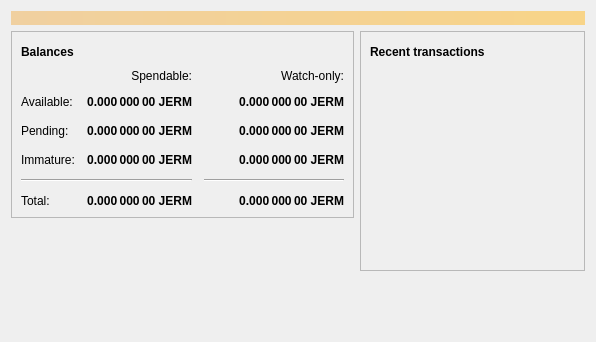
<?xml version="1.0" encoding="UTF-8"?>
<ui version="4.0">
 <class>OverviewPage</class>
 <widget class="QWidget" name="OverviewPage">
  <property name="geometry">
   <rect>
    <x>0</x>
    <y>0</y>
    <width>596</width>
    <height>342</height>
   </rect>
  </property>
  <property name="windowTitle">
   <string>Form</string>
  </property>
  <layout class="QVBoxLayout" name="topLayout">
   <item>
    <widget class="QLabel" name="labelAlerts">
     <property name="visible">
      <bool>false</bool>
     </property>
     <property name="styleSheet">
      <string notr="true">QLabel { background-color: qlineargradient(x1: 0, y1: 0, x2: 1, y2: 0, stop:0 #F0D0A0, stop:1 #F8D488); color:#000000; }</string>
     </property>
     <property name="wordWrap">
      <bool>true</bool>
     </property>
     <property name="margin">
      <number>3</number>
     </property>
     <property name="textInteractionFlags">
      <set>Qt::TextSelectableByMouse</set>
     </property>
    </widget>
   </item>
   <item>
    <layout class="QHBoxLayout" name="horizontalLayout" stretch="1,1">
     <item>
      <layout class="QVBoxLayout" name="verticalLayout_2">
       <item>
        <widget class="QFrame" name="frame">
         <property name="frameShape">
          <enum>QFrame::StyledPanel</enum>
         </property>
         <property name="frameShadow">
          <enum>QFrame::Raised</enum>
         </property>
         <layout class="QVBoxLayout" name="verticalLayout_4">
          <item>
           <layout class="QHBoxLayout" name="horizontalLayout_4">
            <item>
             <widget class="QLabel" name="label_5">
              <property name="font">
               <font>
                <weight>75</weight>
                <bold>true</bold>
               </font>
              </property>
              <property name="text">
               <string>Balances</string>
              </property>
             </widget>
            </item>
            <item>
             <widget class="QPushButton" name="labelWalletStatus">
              <property name="enabled">
               <bool>true</bool>
              </property>
              <property name="maximumSize">
               <size>
                <width>30</width>
                <height>16777215</height>
               </size>
              </property>
              <property name="toolTip">
               <string>The displayed information may be out of date. Your wallet automatically synchronizes with the Jermabux network after a connection is established, but this process has not completed yet.</string>
              </property>
              <property name="text">
               <string/>
              </property>
              <property name="icon">
               <iconset resource="../bitcoin.qrc">
                <normaloff>:/icons/warning</normaloff>
                <disabledoff>:/icons/warning</disabledoff>:/icons/warning</iconset>
              </property>
              <property name="iconSize">
               <size>
                <width>24</width>
                <height>24</height>
               </size>
              </property>
              <property name="flat">
               <bool>true</bool>
              </property>
             </widget>
            </item>
            <item>
             <spacer name="horizontalSpacer_3">
              <property name="orientation">
               <enum>Qt::Horizontal</enum>
              </property>
              <property name="sizeHint" stdset="0">
               <size>
                <width>40</width>
                <height>20</height>
               </size>
              </property>
             </spacer>
            </item>
           </layout>
          </item>
          <item>
           <layout class="QGridLayout" name="gridLayout">
            <property name="spacing">
             <number>12</number>
            </property>
            <item row="2" column="2">
             <widget class="QLabel" name="labelWatchPending">
              <property name="font">
               <font>
                <weight>75</weight>
                <bold>true</bold>
               </font>
              </property>
              <property name="cursor">
               <cursorShape>IBeamCursor</cursorShape>
              </property>
              <property name="toolTip">
               <string>Unconfirmed transactions to watch-only addresses</string>
              </property>
              <property name="text">
               <string notr="true">0.000 000 00 JERM</string>
              </property>
              <property name="alignment">
               <set>Qt::AlignRight|Qt::AlignTrailing|Qt::AlignVCenter</set>
              </property>
              <property name="textInteractionFlags">
               <set>Qt::LinksAccessibleByMouse|Qt::TextSelectableByKeyboard|Qt::TextSelectableByMouse</set>
              </property>
             </widget>
            </item>
            <item row="2" column="1">
             <widget class="QLabel" name="labelUnconfirmed">
              <property name="font">
               <font>
                <weight>75</weight>
                <bold>true</bold>
               </font>
              </property>
              <property name="cursor">
               <cursorShape>IBeamCursor</cursorShape>
              </property>
              <property name="toolTip">
               <string>Total of transactions that have yet to be confirmed, and do not yet count toward the spendable balance</string>
              </property>
              <property name="text">
               <string notr="true">0.000 000 00 JERM</string>
              </property>
              <property name="alignment">
               <set>Qt::AlignRight|Qt::AlignTrailing|Qt::AlignVCenter</set>
              </property>
              <property name="textInteractionFlags">
               <set>Qt::LinksAccessibleByMouse|Qt::TextSelectableByKeyboard|Qt::TextSelectableByMouse</set>
              </property>
             </widget>
            </item>
            <item row="3" column="2">
             <widget class="QLabel" name="labelWatchImmature">
              <property name="font">
               <font>
                <weight>75</weight>
                <bold>true</bold>
               </font>
              </property>
              <property name="cursor">
               <cursorShape>IBeamCursor</cursorShape>
              </property>
              <property name="toolTip">
               <string>Mined balance in watch-only addresses that has not yet matured</string>
              </property>
              <property name="text">
               <string notr="true">0.000 000 00 JERM</string>
              </property>
              <property name="alignment">
               <set>Qt::AlignRight|Qt::AlignTrailing|Qt::AlignVCenter</set>
              </property>
              <property name="textInteractionFlags">
               <set>Qt::LinksAccessibleByMouse|Qt::TextSelectableByKeyboard|Qt::TextSelectableByMouse</set>
              </property>
             </widget>
            </item>
            <item row="4" column="0" colspan="2">
             <widget class="Line" name="line">
              <property name="orientation">
               <enum>Qt::Horizontal</enum>
              </property>
             </widget>
            </item>
            <item row="4" column="2">
             <widget class="Line" name="lineWatchBalance">
              <property name="sizePolicy">
               <sizepolicy hsizetype="Preferred" vsizetype="Fixed">
                <horstretch>0</horstretch>
                <verstretch>0</verstretch>
               </sizepolicy>
              </property>
              <property name="minimumSize">
               <size>
                <width>140</width>
                <height>0</height>
               </size>
              </property>
              <property name="orientation">
               <enum>Qt::Horizontal</enum>
              </property>
             </widget>
            </item>
            <item row="5" column="0">
             <widget class="QLabel" name="labelTotalText">
              <property name="text">
               <string>Total:</string>
              </property>
             </widget>
            </item>
            <item row="3" column="1">
             <widget class="QLabel" name="labelImmature">
              <property name="font">
               <font>
                <weight>75</weight>
                <bold>true</bold>
               </font>
              </property>
              <property name="cursor">
               <cursorShape>IBeamCursor</cursorShape>
              </property>
              <property name="toolTip">
               <string>Mined balance that has not yet matured</string>
              </property>
              <property name="text">
               <string notr="true">0.000 000 00 JERM</string>
              </property>
              <property name="alignment">
               <set>Qt::AlignRight|Qt::AlignTrailing|Qt::AlignVCenter</set>
              </property>
              <property name="textInteractionFlags">
               <set>Qt::LinksAccessibleByMouse|Qt::TextSelectableByKeyboard|Qt::TextSelectableByMouse</set>
              </property>
             </widget>
            </item>
            <item row="2" column="3">
             <spacer name="horizontalSpacer_2">
              <property name="orientation">
               <enum>Qt::Horizontal</enum>
              </property>
              <property name="sizeHint" stdset="0">
               <size>
                <width>40</width>
                <height>20</height>
               </size>
              </property>
             </spacer>
            </item>
            <item row="3" column="0">
             <widget class="QLabel" name="labelImmatureText">
              <property name="text">
               <string>Immature:</string>
              </property>
             </widget>
            </item>
            <item row="5" column="1">
             <widget class="QLabel" name="labelTotal">
              <property name="font">
               <font>
                <weight>75</weight>
                <bold>true</bold>
               </font>
              </property>
              <property name="cursor">
               <cursorShape>IBeamCursor</cursorShape>
              </property>
              <property name="toolTip">
               <string>Your current total balance</string>
              </property>
              <property name="text">
               <string notr="true">0.000 000 00 JERM</string>
              </property>
              <property name="alignment">
               <set>Qt::AlignRight|Qt::AlignTrailing|Qt::AlignVCenter</set>
              </property>
              <property name="textInteractionFlags">
               <set>Qt::LinksAccessibleByMouse|Qt::TextSelectableByKeyboard|Qt::TextSelectableByMouse</set>
              </property>
             </widget>
            </item>
            <item row="5" column="2">
             <widget class="QLabel" name="labelWatchTotal">
              <property name="font">
               <font>
                <weight>75</weight>
                <bold>true</bold>
               </font>
              </property>
              <property name="cursor">
               <cursorShape>IBeamCursor</cursorShape>
              </property>
              <property name="toolTip">
               <string>Current total balance in watch-only addresses</string>
              </property>
              <property name="text">
               <string notr="true">0.000 000 00 JERM</string>
              </property>
              <property name="alignment">
               <set>Qt::AlignRight|Qt::AlignTrailing|Qt::AlignVCenter</set>
              </property>
              <property name="textInteractionFlags">
               <set>Qt::LinksAccessibleByMouse|Qt::TextSelectableByKeyboard|Qt::TextSelectableByMouse</set>
              </property>
             </widget>
            </item>
            <item row="0" column="2">
             <widget class="QLabel" name="labelWatchonly">
              <property name="text">
               <string>Watch-only:</string>
              </property>
              <property name="alignment">
               <set>Qt::AlignRight|Qt::AlignTrailing|Qt::AlignVCenter</set>
              </property>
             </widget>
            </item>
            <item row="1" column="0">
             <widget class="QLabel" name="labelBalanceText">
              <property name="text">
               <string>Available:</string>
              </property>
             </widget>
            </item>
            <item row="1" column="1">
             <widget class="QLabel" name="labelBalance">
              <property name="font">
               <font>
                <weight>75</weight>
                <bold>true</bold>
               </font>
              </property>
              <property name="cursor">
               <cursorShape>IBeamCursor</cursorShape>
              </property>
              <property name="toolTip">
               <string>Your current spendable balance</string>
              </property>
              <property name="text">
               <string notr="true">0.000 000 00 JERM</string>
              </property>
              <property name="alignment">
               <set>Qt::AlignRight|Qt::AlignTrailing|Qt::AlignVCenter</set>
              </property>
              <property name="textInteractionFlags">
               <set>Qt::LinksAccessibleByMouse|Qt::TextSelectableByKeyboard|Qt::TextSelectableByMouse</set>
              </property>
             </widget>
            </item>
            <item row="1" column="2">
             <widget class="QLabel" name="labelWatchAvailable">
              <property name="font">
               <font>
                <weight>75</weight>
                <bold>true</bold>
               </font>
              </property>
              <property name="cursor">
               <cursorShape>IBeamCursor</cursorShape>
              </property>
              <property name="toolTip">
               <string>Your current balance in watch-only addresses</string>
              </property>
              <property name="text">
               <string notr="true">0.000 000 00 JERM</string>
              </property>
              <property name="alignment">
               <set>Qt::AlignRight|Qt::AlignTrailing|Qt::AlignVCenter</set>
              </property>
              <property name="textInteractionFlags">
               <set>Qt::LinksAccessibleByMouse|Qt::TextSelectableByKeyboard|Qt::TextSelectableByMouse</set>
              </property>
             </widget>
            </item>
            <item row="2" column="0">
             <widget class="QLabel" name="labelPendingText">
              <property name="text">
               <string>Pending:</string>
              </property>
             </widget>
            </item>
            <item row="0" column="1">
             <widget class="QLabel" name="labelSpendable">
              <property name="text">
               <string>Spendable:</string>
              </property>
              <property name="alignment">
               <set>Qt::AlignRight|Qt::AlignTrailing|Qt::AlignVCenter</set>
              </property>
             </widget>
            </item>
           </layout>
          </item>
         </layout>
        </widget>
       </item>
       <item>
        <spacer name="verticalSpacer">
         <property name="orientation">
          <enum>Qt::Vertical</enum>
         </property>
         <property name="sizeHint" stdset="0">
          <size>
           <width>20</width>
           <height>40</height>
          </size>
         </property>
        </spacer>
       </item>
      </layout>
     </item>
     <item>
      <layout class="QVBoxLayout" name="verticalLayout_3">
       <item>
        <widget class="QFrame" name="frame_2">
         <property name="frameShape">
          <enum>QFrame::StyledPanel</enum>
         </property>
         <property name="frameShadow">
          <enum>QFrame::Raised</enum>
         </property>
         <layout class="QVBoxLayout" name="verticalLayout">
          <item>
           <layout class="QHBoxLayout" name="horizontalLayout_2">
            <item>
             <widget class="QLabel" name="label_4">
              <property name="font">
               <font>
                <weight>75</weight>
                <bold>true</bold>
               </font>
              </property>
              <property name="text">
               <string>Recent transactions</string>
              </property>
             </widget>
            </item>
            <item>
             <widget class="QPushButton" name="labelTransactionsStatus">
              <property name="enabled">
               <bool>true</bool>
              </property>
              <property name="maximumSize">
               <size>
                <width>30</width>
                <height>16777215</height>
               </size>
              </property>
              <property name="toolTip">
               <string>The displayed information may be out of date. Your wallet automatically synchronizes with the Jermabux network after a connection is established, but this process has not completed yet.</string>
              </property>
              <property name="text">
               <string/>
              </property>
              <property name="icon">
               <iconset resource="../bitcoin.qrc">
                <normaloff>:/icons/warning</normaloff>
                <disabledoff>:/icons/warning</disabledoff>:/icons/warning</iconset>
              </property>
              <property name="iconSize">
               <size>
                <width>24</width>
                <height>24</height>
               </size>
              </property>
              <property name="flat">
               <bool>true</bool>
              </property>
             </widget>
            </item>
            <item>
             <spacer name="horizontalSpacer">
              <property name="orientation">
               <enum>Qt::Horizontal</enum>
              </property>
              <property name="sizeHint" stdset="0">
               <size>
                <width>40</width>
                <height>20</height>
               </size>
              </property>
             </spacer>
            </item>
           </layout>
          </item>
          <item>
           <widget class="QListView" name="listTransactions">
            <property name="styleSheet">
             <string notr="true">QListView { background: transparent; }</string>
            </property>
            <property name="frameShape">
             <enum>QFrame::NoFrame</enum>
            </property>
            <property name="verticalScrollBarPolicy">
             <enum>Qt::ScrollBarAlwaysOff</enum>
            </property>
            <property name="horizontalScrollBarPolicy">
             <enum>Qt::ScrollBarAlwaysOff</enum>
            </property>
            <property name="selectionMode">
             <enum>QAbstractItemView::NoSelection</enum>
            </property>
           </widget>
          </item>
         </layout>
        </widget>
       </item>
       <item>
        <spacer name="verticalSpacer_2">
         <property name="orientation">
          <enum>Qt::Vertical</enum>
         </property>
         <property name="sizeHint" stdset="0">
          <size>
           <width>20</width>
           <height>40</height>
          </size>
         </property>
        </spacer>
       </item>
      </layout>
     </item>
    </layout>
   </item>
  </layout>
 </widget>
 <resources/>
 <connections/>
</ui>
